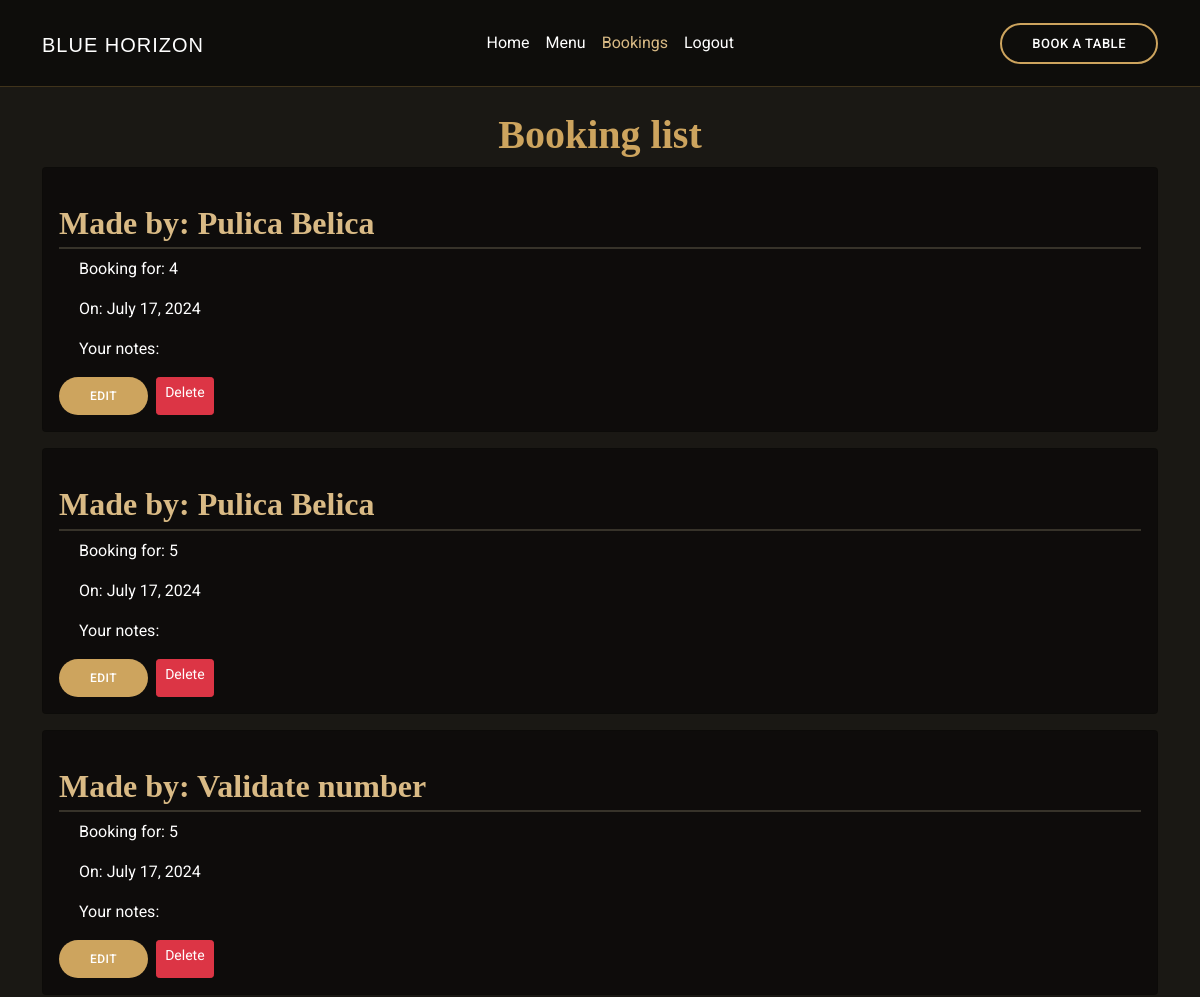
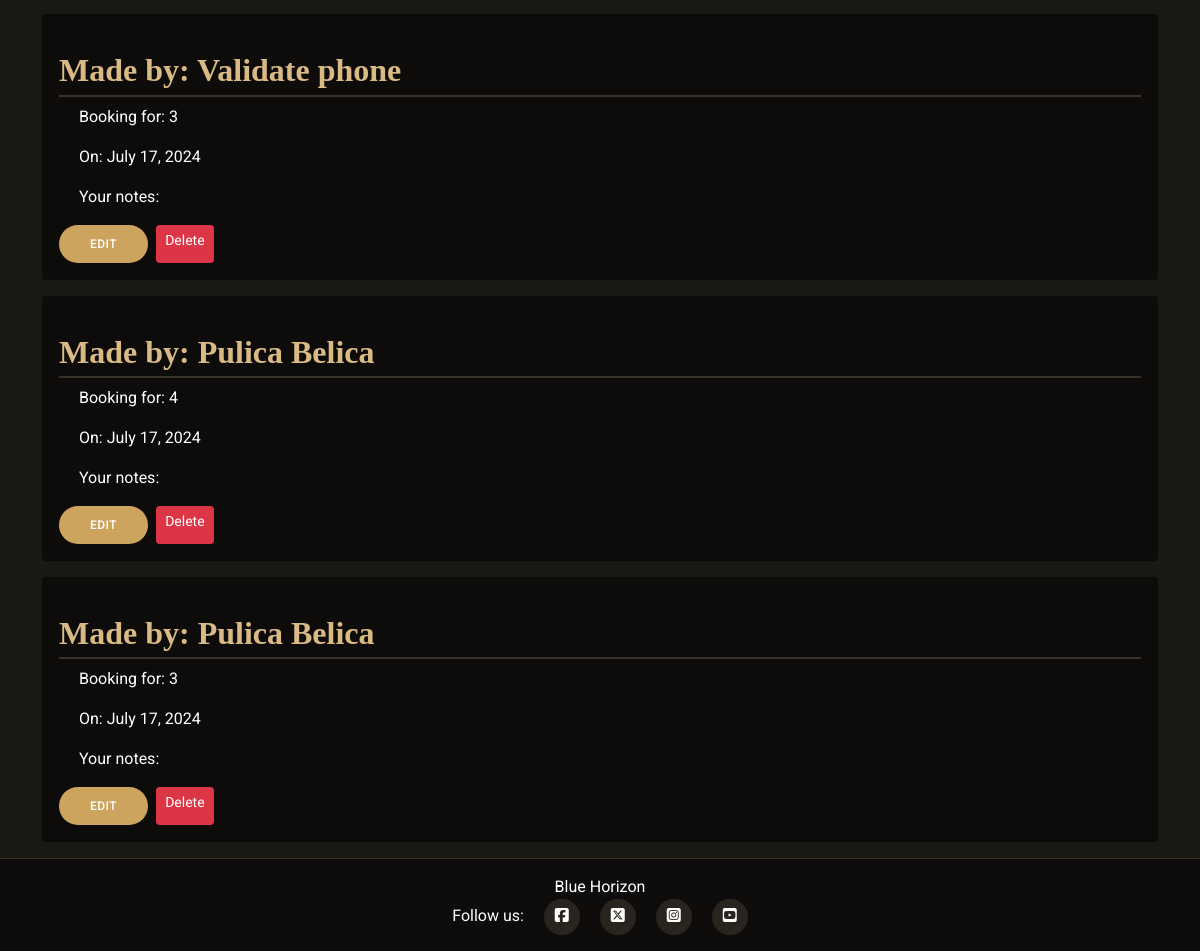
Screenshot of /booking/list/ (signed in) with the database file from the repository (2 pictures, top to bottom).
### booking/models.py (models this page shows, shortened)
class Booking(models.Model):
    name = models.CharField(max_length=30)
    phone_number = models.CharField(validators=[phone_validator], max_length=17)
    user = models.ForeignKey(
        User, on_delete=models.CASCADE)
    no_of_guests = models.IntegerField(choices=GUESTS)
    date = models.DateField()
    time_slot = models.IntegerField(choices=TIME_SLOTS)
    booked_table = models.ForeignKey(Table, on_delete=models.CASCADE, blank=True, null=True)
    booking_notes = models.TextField(blank=True) # Field for customer notes
    class Meta:
        ordering = ["date", "time_slot"]

### booking/views.py (the view)
# urls.py: path('list/', views.BookingList.as_view(), name='booking-list'),
class BookingList(generic.ListView):
    model = Booking
    template_name = "booking/booking_list.html"
    def get_queryset(self):
        user = self.request.user
        if user.is_staff:
            return Booking.objects.all()
        else:
            return Booking.objects.filter(user=user)

### booking/templates/booking/booking_list.html (shortened to what this page needs)
{% extends "base.html" %}
{% load static %}
{% block content %}
{% if user.is_authenticated %}
<div id="bookings" class="container mt-4">
    <h1>Booking list</h1>
    {% for booking in object_list %}
    <div class="card mb-3">
        <div class="card-body">
            <h2 class="card-title">Made by: {{booking.name}}</h2>
            <p class="card-text">Booking for: {{booking.no_of_guests}}</p>
            <p class="card-text">On: {{booking.date}}</p>
            <p class="card-text">Your notes: {{booking.booking_notes}}</p>
            <div class="d-flex justify-content-start mt-2">
                <a href="{% url 'booking-update' booking.pk %}" class="btn btn-regular btn-sm me-2">Edit</a>
                <a href="{% url 'booking-delete' booking.pk %}" class="btn btn-danger btn-sm">Delete</a>
            </div>
        </div>
    </div>
    {% endfor %}
    {% endif %}
    {% endblock %}

### templates/base.html (shortened to what this page needs)
{% load static %}
{% url 'home' as home_url %}
{% url 'menu' as menu_url %}
{% url 'account_login' as login_url %}
{% url 'account_signup' as signup_url %}
{% url 'account_logout' as logout_url %}
<!DOCTYPE html>
<html class="h-100" lang="en">
<head>
    <link href="https://cdn.jsdelivr.net/npm/bootstrap@5.0.1/dist/css/bootstrap.min.css" rel="stylesheet"
>
    <link rel="stylesheet" href="{% static 'css/style.css' %}">
</head>
<body class="d-flex flex-column h-100 main-bg">
  <header class="d-flex align-items-cente">
    <div class="container-fluid container-xl d-flex align-items-center justify-content-lg-between">
      <h1><a class="navbar-brand" href="{% url 'home' %}">Blue Horizon</a></h1>
    <nav class="navbar navbar-expand-lg">
      <div class="collapse navbar-collapse" id="navbarNavAltMarkup">
        <ul class="navbar-nav">
          <li class="nav-item">
            <a class="nav-link {% if request.path == '/' %}active{% endif %}" href="{% url 'home' %}">Home</a>
          </li>
          <li class="nav-item">
            <a class="nav-item nav-link {% if request.path == '/menu/' %}active{% endif %}"
              href="{% url 'menu' %}">Menu</a>
          </li>
          {% if user.is_authenticated %}
          <li class="nav-item">
            <a class="nav-item nav-link {% if request.path == '/booking/list/' %}active{% endif %}"
              href="{% url 'booking-list' %}">Bookings</a>
          </li>
          <li class="nav-item">
            <a class="nav-link {% if request.path == '/accounts/logout/' %}active{% endif %}" aria-current="page"
              href="{% url 'account_logout' %}">Logout</a>
          </li>
          {% endif %}
        </ul>
      </div>
    </nav>
    <a href="{% url 'booking-table' %}" class="book-a-table-btn d-none d-lg-flex">Book a table</a>
    </div>
  </header>
    <main>
      {% block content %}{% endblock content %}
    </main>
    <footer class="footer mt-auto py-3">
      <div class="container-fluid text-center">
      <p class="m-0">Blue Horizon</p>
      <p class="m-0">Follow us:
          <a href="https://www.facebook.com" target="_blank"><i class="fab fa-brands fa-square-facebook ms-3"></i></a>
          <a href="https://x.com" target="_blank"><i class="fab fa-brands fa-square-x-twitter ms-3"></i></a>
          <a href="https://www.instagram.com" target="_blank"><i class="fab fa-brands fa-instagram-square ms-3"></i></a>
          <a href="https://www.youtube.com" target="_blank"><i class="fab fa-brands fa-square-youtube ms-3"></i></a>
      </p>
    </div>
    </footer>
</body>
</html>

### static/css/style.css (style rules this page uses)
body { font-family: "Roboto", sans-serif; background: #1a1814; color: #fff; }
a { color: #cda45e; text-decoration: none; }
h1, h2, h3, h4, h5, h6 { font-family: "Playfair Display", serif; }
header { background: rgba(12, 11, 9, 0.8); border-bottom: 1px solid rgba(97, 77, 39, 0.6); padding: 15px 0; }
header h1 a { color: #fff; font-size: 28px; font-weight: 300; letter-spacing: 1px; text-transform: uppercase; font-family: "Poppins", sans-serif; }
.navbar-nav .nav-link { color: #fff; }
.navbar-nav .nav-link:hover, .navbar-nav .nav-link.active { color: #d9ba85; }
footer { background: rgba(12, 11, 9, 0.8); border-top: 1px solid rgba(97, 77, 39, 0.6); }
footer i { background: #28251f; color: #fff; padding: 8px 0; border-radius: 50%; width: 36px; height: 36px; transition: 0.3s; }
#bookings h1 { text-align: center; color: #cda45e; font-family: "Playfair Display", serif; font-weight: 700; }
#bookings .card { background: rgba(12, 11, 9, 0.8); }
#bookings h2 { margin-top: 20px; color: #d9ba85; border-bottom: 2px solid #37332a; padding-bottom: 5px; font-family: "Playfair Display", serif; font-weight: 600; }
#bookings p { margin-left: 20px; color: #fff; font-family: "Roboto", sans-serif; }
.book-a-table-btn, .btn-menu, .btn-book { font-weight: 500; font-size: 13px; letter-spacing: 0.5px; text-transform: uppercase; padding: 12px 30px; border-radius: 50px; transition: 0.3s; line-height: 1; color: white; border: 2px solid #cda45e; }
.btn-regular { font-weight: 500; font-size: 12px; letter-spacing: 0.5px; text-transform: uppercase; padding: 12px 30px; border-radius: 25px; line-height: 1; color: white; background-color: #cda45e; }

### rows the page displays
Booking: name "Pulica Belica", no_of_guests "4", date "July 17, 2024"
Booking: name "Pulica Belica", no_of_guests "5", date "July 17, 2024"
Booking: name "Validate number", no_of_guests "5", date "July 17, 2024"
Booking: name "Validate phone", no_of_guests "3", date "July 17, 2024"
Booking: name "Pulica Belica", no_of_guests "4", date "July 17, 2024"
Booking: name "Pulica Belica", no_of_guests "3", date "July 17, 2024"
